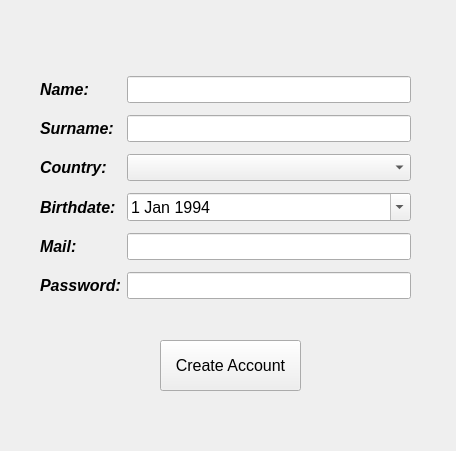
<?xml version="1.0" encoding="UTF-8"?>
<ui version="4.0">
 <class>RegisterWindow</class>
 <widget class="QMainWindow" name="RegisterWindow">
  <property name="geometry">
   <rect>
    <x>0</x>
    <y>0</y>
    <width>456</width>
    <height>451</height>
   </rect>
  </property>
  <property name="windowTitle">
   <string>Register</string>
  </property>
  <property name="windowIcon">
   <iconset>
    <normaloff>icon.png</normaloff>icon.png</iconset>
  </property>
  <widget class="QWidget" name="centralwidget">
   <widget class="QWidget" name="gridLayoutWidget">
    <property name="geometry">
     <rect>
      <x>40</x>
      <y>70</y>
      <width>371</width>
      <height>241</height>
     </rect>
    </property>
    <layout class="QGridLayout" name="gridLayout">
     <property name="sizeConstraint">
      <enum>QLayout::SetDefaultConstraint</enum>
     </property>
     <property name="horizontalSpacing">
      <number>6</number>
     </property>
     <item row="2" column="0">
      <widget class="QLabel" name="label_3">
       <property name="font">
        <font>
         <pointsize>12</pointsize>
         <weight>75</weight>
         <italic>true</italic>
         <bold>true</bold>
        </font>
       </property>
       <property name="text">
        <string>Country:</string>
       </property>
      </widget>
     </item>
     <item row="3" column="0">
      <widget class="QLabel" name="label_5">
       <property name="font">
        <font>
         <pointsize>12</pointsize>
         <weight>75</weight>
         <italic>true</italic>
         <bold>true</bold>
        </font>
       </property>
       <property name="text">
        <string>Birthdate:</string>
       </property>
      </widget>
     </item>
     <item row="1" column="0">
      <widget class="QLabel" name="label_2">
       <property name="font">
        <font>
         <pointsize>12</pointsize>
         <weight>75</weight>
         <italic>true</italic>
         <bold>true</bold>
        </font>
       </property>
       <property name="text">
        <string>Surname:</string>
       </property>
      </widget>
     </item>
     <item row="2" column="1">
      <widget class="QComboBox" name="comboBox">
       <property name="font">
        <font>
         <family>Arial</family>
         <pointsize>12</pointsize>
        </font>
       </property>
      </widget>
     </item>
     <item row="0" column="0">
      <widget class="QLabel" name="label_4">
       <property name="font">
        <font>
         <pointsize>12</pointsize>
         <weight>75</weight>
         <italic>true</italic>
         <bold>true</bold>
        </font>
       </property>
       <property name="text">
        <string>Name:</string>
       </property>
      </widget>
     </item>
     <item row="4" column="1">
      <widget class="QLineEdit" name="txtMail">
       <property name="font">
        <font>
         <family>Arial</family>
         <pointsize>12</pointsize>
        </font>
       </property>
      </widget>
     </item>
     <item row="4" column="0">
      <widget class="QLabel" name="label_6">
       <property name="font">
        <font>
         <pointsize>12</pointsize>
         <weight>75</weight>
         <italic>true</italic>
         <bold>true</bold>
        </font>
       </property>
       <property name="text">
        <string>Mail:</string>
       </property>
      </widget>
     </item>
     <item row="5" column="0">
      <widget class="QLabel" name="label_7">
       <property name="font">
        <font>
         <pointsize>12</pointsize>
         <weight>75</weight>
         <italic>true</italic>
         <bold>true</bold>
        </font>
       </property>
       <property name="text">
        <string>Password:</string>
       </property>
      </widget>
     </item>
     <item row="5" column="1">
      <widget class="QLineEdit" name="txtPassword">
       <property name="font">
        <font>
         <family>Arial</family>
         <pointsize>12</pointsize>
        </font>
       </property>
      </widget>
     </item>
     <item row="3" column="1">
      <widget class="QDateEdit" name="dateEdit">
       <property name="font">
        <font>
         <family>Arial</family>
         <pointsize>12</pointsize>
        </font>
       </property>
       <property name="calendarPopup">
        <bool>true</bool>
       </property>
       <property name="date">
        <date>
         <year>1994</year>
         <month>1</month>
         <day>1</day>
        </date>
       </property>
      </widget>
     </item>
     <item row="1" column="1">
      <widget class="QLineEdit" name="txtSurname">
       <property name="font">
        <font>
         <family>Arial</family>
         <pointsize>12</pointsize>
        </font>
       </property>
      </widget>
     </item>
     <item row="0" column="1">
      <widget class="QLineEdit" name="txtName">
       <property name="font">
        <font>
         <family>Arial</family>
         <pointsize>12</pointsize>
        </font>
       </property>
      </widget>
     </item>
    </layout>
   </widget>
   <widget class="QPushButton" name="pushButton">
    <property name="geometry">
     <rect>
      <x>160</x>
      <y>340</y>
      <width>141</width>
      <height>51</height>
     </rect>
    </property>
    <property name="font">
     <font>
      <family>Arial</family>
      <pointsize>12</pointsize>
     </font>
    </property>
    <property name="text">
     <string>Create Account</string>
    </property>
   </widget>
  </widget>
 </widget>
 <resources/>
 <connections/>
</ui>
